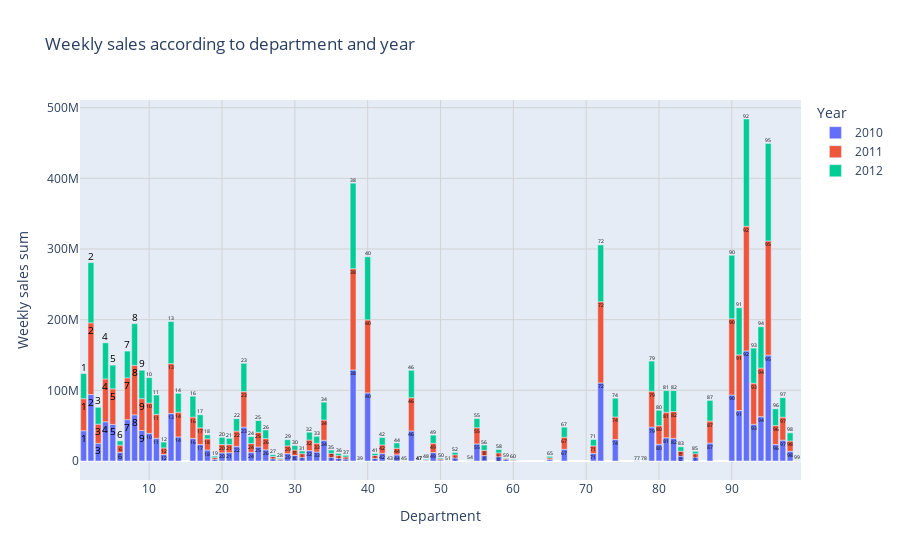

The cell this chart's notebook holds for it:
### Code cell
b = data.groupby(['Dept','Year'], as_index=False)['Weekly_Sales'].sum().reset_index()
b['Year'] = b['Year'].astype(str)
fig2 = px.bar(b, x='Dept', y = 'Weekly_Sales',color='Year',text='Dept',title="Weekly sales according to department and year")
fig2.update_yaxes(categoryorder='total ascending',title="Weekly sales sum",
    showgrid=True, gridcolor='lightgray', gridwidth=1)
fig2.update_xaxes(categoryorder='total descending',
    showgrid=True, gridcolor='lightgray', gridwidth=1,title="Department")
fig2.update_traces(
    textposition='outside',
    textfont=dict(
        size=32,
        color='black'
    )
)
fig2.show()
